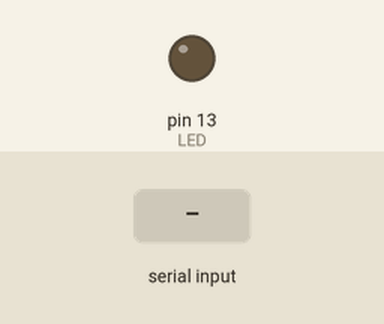
This sketch was run on a simulated Arduino Uno, built with avr-gcc and run on an emulated ATmega328P. Shown: output pins drawn as LEDs (lit = HIGH). Inputs (shaded band) come from the test bench.

Above: at 1.2 s.
1.3 s: "w" received over the second serial link
At 2.3 s:
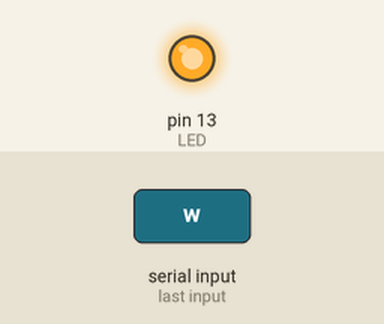
2.8 s: "q" received over the second serial link
At 3.4 s:
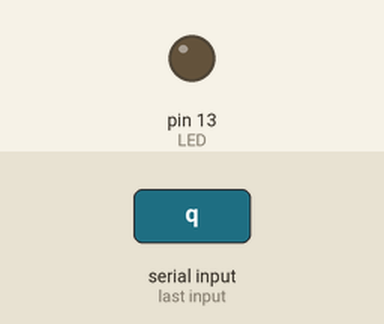
Timing chart, 0 to 5.8 s (numbered marks = the images above; inputs shaded):
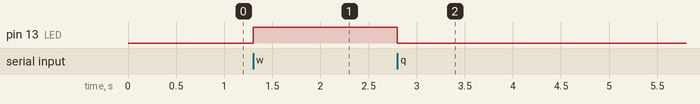

Measured:
- after the input at 1.3 s, pin 13 (LED): LOW → HIGH at once
- after the input at 2.8 s, pin 13 (LED): HIGH → LOW at once

The sketch:

UART_slave1.ino
```cpp
// Подключение библиотеки Software Serial

#include <SoftwareSerial.h>

// Назначение задействованных дискретных каналов

SoftwareSerial softSerial1(2, 4); // RX, TX


// Дискретный канал, на котором висит встроенный светодиод

int LED = 13;

void setup(){

softSerial1.begin(9600);


pinMode(LED, OUTPUT); // Определение светодиодного вывода как выход

}

void loop(){ // Проверяем, есть ли что-нибудь в буфере программного последовательного порта

if (softSerial1.available()){// Читаем один символ из буфера программного последовательного порта и сохраняем его переменную com

int com = softSerial1.read();// Действуем соответственно полученному символу

if (com == 'q'){// Выключение светодиода

digitalWrite(LED, LOW);

}

else if (com == 'w'){// Включение светодиода

digitalWrite(LED, HIGH);

}

}


}
```
